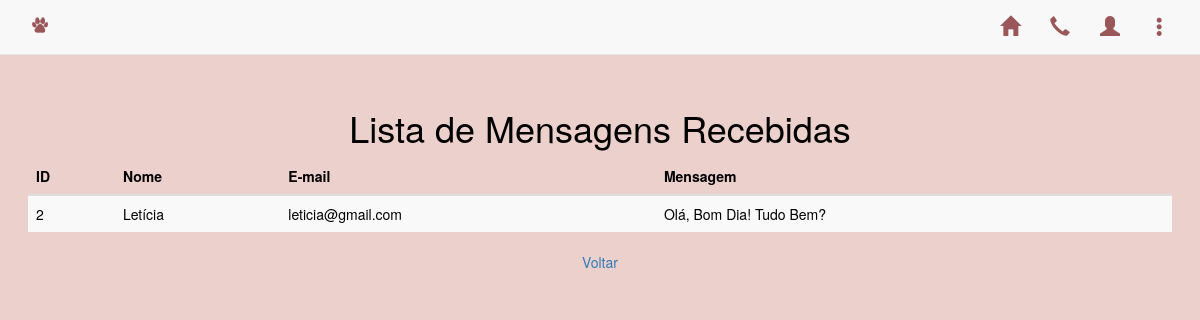
The app's page /contato.php with its own data.
### tables this page shows
CREATE TABLE `contato` (
  `ID_contato` int(11) NOT NULL,
  `nome` varchar(45) NOT NULL,
  `email` varchar(50) NOT NULL,
  `mensagem` varchar(200) NOT NULL
);

### contato.php (the view, shortened to what this page needs)
<!DOCTYPE html>
<html lang="pt-br">
<head>
  <link href="estilo.css" rel="stylesheet" />
  <link rel="stylesheet" href="https://maxcdn.bootstrapcdn.com/bootstrap/3.4.1/css/bootstrap.min.css">
</head>
<body>
  <nav class="navbar navbar-default navbar-fixed-top">
    <div class="container">
      <div class="navbar-header">
        <img class="navbar-brand" href="#" src="icone.png" />
      </div>
      <div class="collapse navbar-collapse" id="myNavbar">
        <ul class="nav navbar-nav navbar-right">
          <li class="link"><a href="index.html" target="_self" title="Voltar para a página inicial" class="glyphicon glyphicon-home"></a></li>
          <li class="link"><a href="contatos.php" target="_self" title="Entre em contato conosco!" class="glyphicon glyphicon-earphone"></a></li>
          <li class="dropdown"><a class="dropdown-toggle" data-toggle="dropdown" href="#"><span class="glyphicon glyphicon-user" title="Login"></span></a>
          </li>
          <li class="dropdown"><a class="dropdown-toggle" data-toggle="dropdown" href="#"><span class="glyphicon glyphicon-option-vertical" title="Menu"></span></a>
          </li>
        </ul>
      </div>
    </div>
  </nav>
  <br><br><br>
<body>
<?php
	$operacao = $_POST['operacao'];
	$conexao = mysqli_connect('localhost','root','','gerenciador_animais');
  	if($operacao=='incluir'){
  		if((!empty($_POST['nome'])) && (!empty($_POST['email'])) && (!empty($_POST['mensagem']))){
    		$nome = $_POST['nome'];
    		$email = $_POST['email'];
            $mensagem = $_POST['mensagem'];
    		$sql = "INSERT INTO CONTATO VALUES('','$nome','$email','$mensagem');";
    		if(mysqli_query($conexao,$sql)){
  	  		echo '<p class="text-center">Enviado!</p>';
      		echo '<p class="text-center"><a href="contatos.php
          ">Voltar</a></p>';
    		}
    		else{
      			echo '<p>Erro ao cadastrar no Banco de Dados.</p>';
      			echo '<p><a href="contatos.php
            ">Voltar</a></p>';
    		}
  		}
  		else{
    		echo '<p class="text-center">Não enviada.<br/>Favor preencher todos os campos.</p>';
    		echo '<p class="text-center"><a href="contatos.php
        ">Voltar</a></p>';
 		}
	}
	else{
		$sql = "SELECT * FROM CONTATO";
		$selecao = mysqli_query($conexao, $sql);
		$quantidadeSelecionada = mysqli_num_rows($selecao);
		echo '<h1 class="text-center">Lista de Mensagens Recebidas</h1>';
		echo '<table class="table table-striped">';
        echo "<thead><tr><th>ID</th><th>Nome</th><th>E-mail</th><th>Mensagem</th>";
        echo '<tbody>';
    for($i=0; $i<$quantidadeSelecionada; $i++){
			$vetor = mysqli_fetch_row($selecao);
			echo "\n<tr><td>".$vetor[0]."</td>";
            echo "<td>".$vetor[1]."</td>";
            echo "<td>".$vetor[2]."</td>";
            echo "<td>".$vetor[3]."</td>";
		}
        echo '</tbody></table>';
		echo '<p class="text-center"><a href="contatos.php">Voltar</a></p>';
	}
?>
</body>
<html>

### estilo.css (style rules this page uses)
.glyphicon, .preto { color:#99575A !important; font-size: 20px; }

### contato.php (style rules this page uses)
body { background-color: #EBD0CC; color: #000; margin:2em; }

### records on screen
contato: ID_contato "2", nome "Letícia", email "leticia@gmail.com", mensagem "Olá, Bom Dia! Tudo Bem?"
